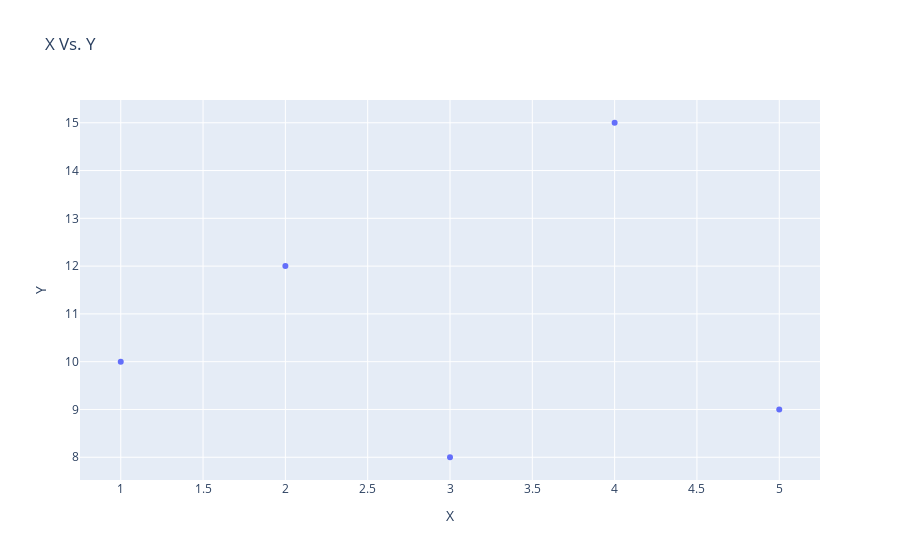

Notebook code for this chart:
### Code cell
data = {'X': [1, 2, 3, 4, 5],
'Y': [10, 12, 8, 15, 9]}
import plotly.express as px 
px.scatter(data,x='X',y='Y',title='X Vs. Y')

### Figure 1 — Plotly figure (JSON) as saved in the notebook; plotly's stock layout.template omitted (floating-point values rounded to 4 significant figures)
{"data": [{"hovertemplate": "X=%{x}<br>Y=%{y}<extra></extra>", "legendgroup": "", "marker": {"color": "#636efa", "symbol": "circle"}, "mode": "markers", "name": "", "orientation": "v", "showlegend": false, "type": "scatter", "x": [1, 2, 3, 4, 5], "xaxis": "x", "y": [10, 12, 8, 15, 9], "yaxis": "y"}], "layout": {"legend": {"tracegroupgap": 0}, "title": {"text": "X Vs. Y"}, "xaxis": {"anchor": "y", "domain": [0, 1], "title": {"text": "X"}}, "yaxis": {"anchor": "x", "domain": [0, 1], "title": {"text": "Y"}}}}
